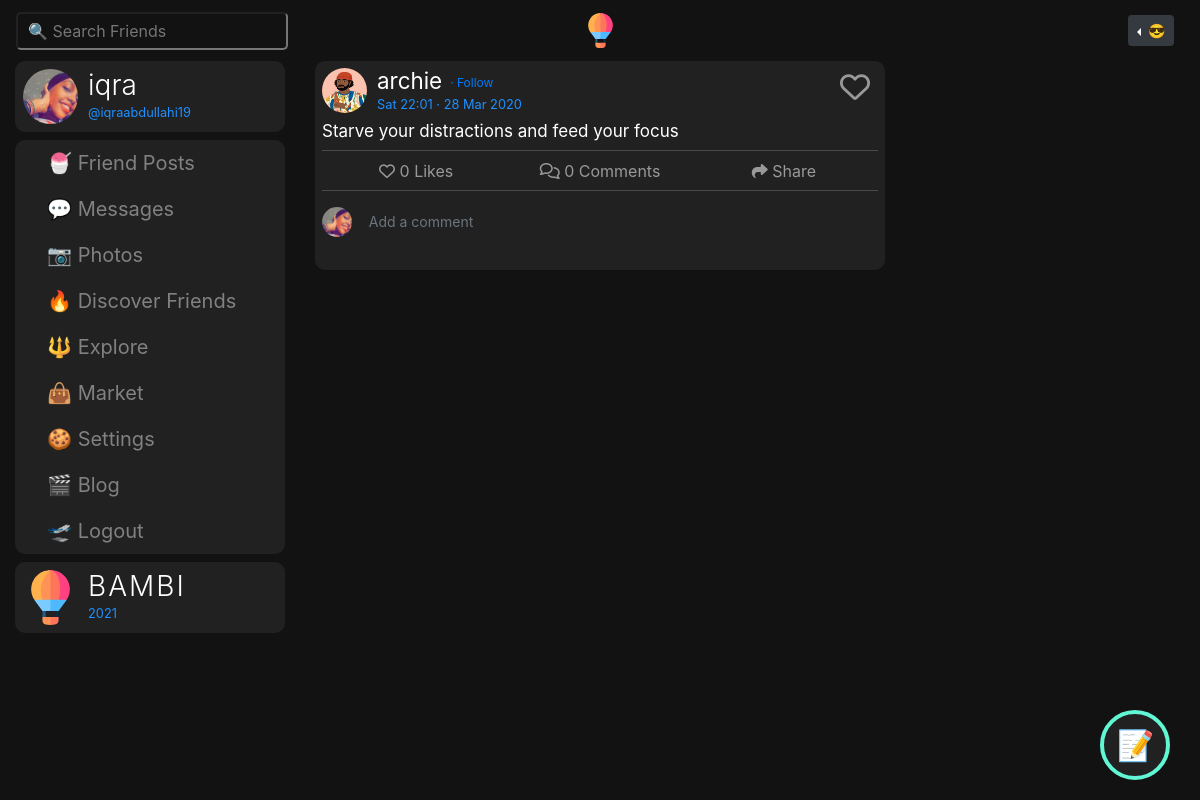
The page /post/1 (signed in) on the database as committed earlier.
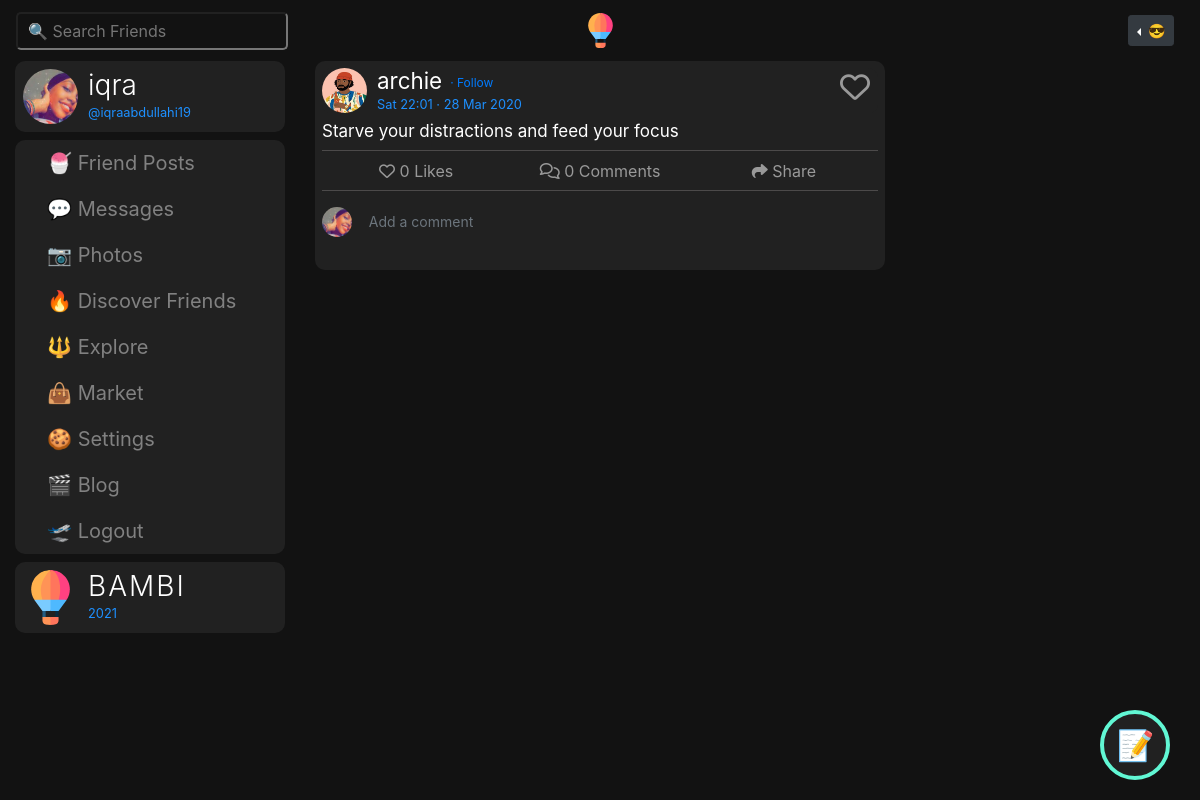
The same page on the database as committed later.
### bambiv3/models.py (models this page shows, shortened)
class User(db.Model, UserMixin):
	id = db.Column(db.Integer, primary_key=True)
	username = db.Column(db.String(20), unique=True, nullable=False)
	email = db.Column(db.String(120), unique=True, nullable=False)
	image_file = db.Column(db.String(20), nullable=False, default='default.jpg')
	password = db.Column(db.String(60), nullable=False)
	last_seen = db.Column(db.DateTime, default=datetime.utcnow)
	date_joined = db.Column(db.DateTime, nullable=False, default=datetime.utcnow)
	department = db.Column(db.String(20), nullable=False)
	student_number = db.Column(db.Integer(), unique=True, nullable=False)
	age = db.Column(db.DateTime, nullable=False)
	gender = db.Column(db.String(20), nullable=False)
	country = db.Column(db.String(20), nullable=False)
	hobby = db.Column(db.String(20), nullable=False)
	bio = db.Column(db.String(120), nullable=True)
	private = db.Column(db.Boolean, default=False, nullable=False)
	single = db.Column(db.Boolean, default=False, nullable=False)
	snapchat = db.Column(db.String(20),default=False, nullable=False)
	instagram = db.Column(db.String(20),default=False, nullable=False)
	posts = db.relationship('Post', backref='author', lazy=True, cascade="all, delete-orphan")
	products = db.relationship('Product', backref='author', lazy=True, cascade="all, delete-orphan")
	comments = db.relationship("Comment", backref="author", lazy="dynamic", cascade="all, delete-orphan")
	followed = db.relationship(
		'User', secondary=followers,
		primaryjoin=(followers.c.follower_id == id),
		secondaryjoin=(followers.c.followed_id == id),
		backref=db.backref('followers', lazy='dynamic'), lazy='dynamic')
	messages_sent = db.relationship('Message',
									foreign_keys='Message.sender_id',
									backref='author', lazy='dynamic', cascade="all, delete-orphan")
	messages_received = db.relationship('Message',
										foreign_keys='Message.recipient_id',
										backref='recipient', lazy='dynamic', cascade="all, delete-orphan")
	last_message_read_time = db.Column(db.DateTime)
	def is_following(self, user):
		return self.followed.filter(followers.c.followed_id == user.id).count() > 0
	def has_liked_post(self, post):
		return PostLike.query.filter(
			PostLike.user_id == self.id,
			PostLike.post_id == post.id).count() > 0
	def new_messages(self):
		last_read_time = self.last_message_read_time or datetime(1900, 1, 1)
		return Message.query.filter_by(recipient=self).filter(
			Message.timestamp > last_read_time).count()

class Post(db.Model):
	id = db.Column(db.Integer, primary_key=True)
	title = db.Column(db.String(100)) #nullable=False
	date_posted = db.Column(db.DateTime, nullable=False, default=datetime.utcnow)
	content = db.Column(db.Text, nullable=False)
	image = db.Column(db.String(20))
	anonymous = db.Column(db.Boolean, default=False, nullable=False)
	user_id = db.Column(db.Integer, db.ForeignKey('user.id'), nullable=False)
	likes = db.relationship('PostLike', backref='post', lazy='dynamic')
	comments = db.relationship("Comment", backref="post", lazy="dynamic", cascade="all, delete-orphan")

### bambiv3/routes.py (the view)
@app.route('/post/<int:post_id>', methods=["GET", "POST"])
@login_required
def post(post_id):
	post = Post.query.get_or_404(post_id)
	users = User.query.all()
	form = CommentForm()
	if form.validate_on_submit():
		comment = Comment(body=form.body.data, post=post, author=current_user)
		db.session.add(comment)
		db.session.commit()
		flash('Your comment has been published.')
		return redirect(url_for('post', post_id=post.id))
	return render_template('post.html',title=post.title, post=post, form=form, users=users)

### bambiv3/forms.py
class CommentForm(FlaskForm):
	body = StringField(('comment'), validators=[DataRequired(), Length(min=0, max=140)])
	submit = SubmitField('🛫 Post')

### bambiv3/models.py (called while the page is built)
@login_manager.user_loader
def load_user(user_id):
	return User.query.get(int(user_id))

### bambiv3/routes.py (called while the page is built)
@app.before_request
def before_request():
	if current_user.is_authenticated:
		current_user.last_seen = datetime.utcnow()
		db.session.commit()

### bambiv3/templates/post.html (shortened to what this page needs)
{% extends "layout.html" %}
{% block content %}
<div class="container-fluid">
  <div class="row">
    <div class="col-lg-3 d-none d-lg-block position-fixed">
      {% if current_user.is_authenticated %}
      <a href="{{ url_for('user_posts',username=current_user.username) }}" style="text-decoration:none;">
      <header class="mb-2">
        <img src="{{ url_for('static', filename='profile_pics/' + current_user.image_file) }}" alt="default profile" class="profile-thumbnail">
        <div class="profile-name">
          <h3>{{current_user.username}}</h3>
          <small>@{{current_user.email.split("@")[0] | lower}}</small>
        </div>
      </header>
    </a>
    <div class="menu mb-2" style="background:#212121;border-radius:10px;">
      <a class="dropdown-item" href="{{ url_for('f_posts') }}"> 🍧 Friend Posts</a>
       <a class="dropdown-item" href="{{ url_for('messages') }}"> 💬 Messages {% set new_messages = current_user.new_messages() %}</a>
      <a class="dropdown-item" href="{{ url_for('photos') }}"> 📷 Photos</a>
      <a class="dropdown-item" href="{{ url_for('discover') }}"> 🔥 Discover Friends</a>
      <a class="dropdown-item" href="{{ url_for('explore') }}"> 🔱 Explore</a>
      <a class="dropdown-item" href="{{ url_for('market') }}"> 👜 Market</a>
      <a class="dropdown-item" href="{{ url_for('account') }}"> 🍪 Settings</a>
      <a class="dropdown-item" href="{{ url_for('blog') }}"> 🎬 Blog</a>
      <a class="dropdown-item" href="{{ url_for('logout') }}"> 🛫 Logout</a>
    </div>
  <header>
    <img src="{{ url_for('static', filename='resources/' + 'logo.svg') }}" alt="logo" class="profile-thumbnail">
    <div class="profile-name">
      <h3 class="logo">BAMBI</h3>
      <small id="year"></small>
    </div>
  </header>
  {% endif %}
</div>
    <div class="col-lg-6 offset-lg-3 mb-4">
    <div class="post">
      <header class="pb-0" style="padding:0;">
          {% if not post.anonymous %}
          <img src="{{ url_for('static', filename='profile_pics/' + post.author.image_file) }}" alt="profile pic" class="profile-thumbnail" data-toggle="popover" data-content="😎 : I'm from {{post.author.country}} and I study {{post.author.department}}. I am Interested in {{post.author.hobby}}">
        {% else %}
        <a href="{{url_for('anonymous')}}">
          <img src="{{ url_for('static', filename='resources/' + 'ghost.jpg') }}" alt="profile pic" class="profile-thumbnail"></a>
        {% endif %}
          <div class="profile-name">
            {% if not post.anonymous %}
              <h3 data-toggle="popover"><a href="{{url_for('user_posts', username=post.author.username)}}" style="color:#fff;">  {{post.author.username}}
             </a> {% if post.author != current_user and not current_user.is_following(post.author) %}<a class="pt-2 pl-2" href="{{ url_for('follow', username=post.author.username) }}" style="font-size:12px;text-decoration:none;">· Follow</a>{% endif %}</h3>
             {% set words = post.content.split() %}
            <small>
            {{post.date_posted.strftime('%a %H:%M · %d %b %Y')}}
            </small>
           {% else %}
           <a href="{{url_for('anonymous')}}" style="color:#fff;"><h3 data-toggle="popover">anonymous</h3></a>
             <small>@anonymous</small>
           {% endif %}
          </div>
          <div class="follow-btn mr-2 mt-1">
            {% if post.author != current_user %}
              {% if current_user.has_liked_post(post) %}
                <a href="{{ url_for('like_action', post_id=post.id, action='unlike') }}" style="text-decoration:none;font-size:30px;margin-top:-7px;"><i class="fas fa-heart" style="color:red" title="unlike"></i></a>
              {% else %}
                <a href="{{ url_for('like_action', post_id=post.id, action='like') }}" style="text-decoration:none;font-size:30px;margin-top:-7px;"><i class="far fa-heart" style="color:#999" title="like"></i></a>
              {% endif %}
            {% endif %}
          </div>
        </header>
        <div id="inner">
          <p>
            {{post.content| safe | urlize(40, target='_blank')}}
          </p>
            <div class="text-center like-comment-share" style="border-top:1px solid #4c4a4a;border-bottom:1px solid #4c4a4a;font-size:25px;font-weight:700">
               <a class="btn" data-toggle="popover" " style="color:#999;width:30%;">
                {% if current_user.is_authenticated and current_user.has_liked_post(post) %}
                    <i class="fas fa-heart" style="color:red"></i>
                  {% else %}
                    <i class="far fa-heart"></i>
                  {% endif %}
                {{ post.likes.count() }} Likes
              </a>
                <a class="btn" style="color:#999;width:34%;"><i class="far fa-comments"></i> {{post.comments.count()}} Comments</a>
                <a class="btn" style="color:#999;width:30%;"><i class="fas fa-share"></i> Share</a>
            </div>
          <div class="comments mt-2">
            <form method="POST" action="" enctype="multipart/form-data">
              <div class="row">
                <div class="col-1">
                  <img src="{{ url_for('static', filename='profile_pics/' + current_user.image_file) }}" style="width:30px;height:30px;border-radius:50%;margin-top:8px;">
                </div>
                <div class="col-11" style="margin-left:-10px">
                  {{ form.body(placeholder="Add a comment", class="form-control form-control-sm comment-styles") }}
                </div>
              </div>
          </form>
          </div>
        </div>
    </div>
{% endblock content %}

### bambiv3/templates/layout.html (shortened to what this page needs)
<!doctype html>
<html lang="en">
  <head>
    <link rel="stylesheet" href="https://stackpath.bootstrapcdn.com/bootstrap/4.3.1/css/bootstrap.min.css">
    <link rel="stylesheet" type="text/css" href="{{ url_for('static', filename='main.css') }}">
  </head>
  <body>
<nav class="navbar navbar-expand-md navbar-dark sticky-top">
    <div class="navbar-collapse collapse w-100 order-1 order-md-0 dual-collapse2">
        <ul class="navbar-nav mr-auto">
            <li>
               <div class="d">
                <input type="text" placeholder="🔍 Search Friends" id="search" onkeyup="filterFunction()" onclick="search()" class="dropbtn">
            </div>
            </li>
        </ul>
    </div>
    <div class="mx-auto order-0">
      <a class="navbar-brand mx-auto d-none d-lg-block" href="{{ url_for('home') }}">
        <img src="{{ url_for('static', filename='resources/' + 'logo.svg') }}" width="35" height="35" class="d-inline-block align-top" alt="">
      </a>
  </div>
    <div class="navbar-collapse collapse w-100 order-3 dual-collapse2 settings">
        <ul class="navbar-nav ml-auto">
          {% if current_user.is_authenticated %}
          <li>
            <div class="dropdown dropleft">
            <button class="btn  btn-sm btn-dark dropdown-toggle" type="button" id="dropdownMenuButton" data-toggle="dropdown" aria-haspopup="true" aria-expanded="false">
               <span>😎</span>
            </button>
              {% set new_messages = current_user.new_messages() %}
          </div>
          </li>
          {% else %}
            <li class="nav-item">
              <a  class="btn btn-sm btn-outline-primary" href="{{ url_for('login') }}" style="color:#F9E9C8;text-decoration: none;"> 😇 Log In</a>
              <a  class="btn btn-sm btn-outline-success" href="{{ url_for('register') }}" style="color:#F9E9C8;text-decoration: none;"> 👽 Sign Up</a>
            </li>
          {% endif %}
        </ul>
    </div>
</nav>
  {% block content %} {% endblock %}
  {% if current_user.is_authenticated %}
      <div id="new_post" class="d-none d-lg-block">
          <button class="post_btn"><a href="{{ url_for('new_post') }}" style="color:#F9E9C8;" data-toggle="popover" data-content="🍌: Add Longer Posts with Titles">📝</a></button>
        </div>
       {% set new_messages = current_user.new_messages() %}
    {% endif %}
  </body>
</html>

### bambiv3/static/main.css (style rules this page uses)
body { background:#121212; color:#fff; }
nav { background:#121212; }
.settings li { padding-right:10px; }
.logo { color:#fff; letter-spacing:2px; }
.about span, small { color:#1e90ff; }
#search { box-sizing: border-box; background-position: 14px 12px; font-size: 16px; padding: 5px 10px 5px 10px; background: transparent; color: #F9E9C8; border-radius: 5px; }
.d { position: relative; display: inline-block; }
h3 { font-weight: 300; }
header { display: flex; flex-direction: row; color:#fff; background:#212121; border-radius:10px; padding:8px; cursor:pointer; }
header .profile-thumbnail { width: 55px; height: 55px; border-radius: 50%; }
header .profile-name { display: flex; flex-direction:column; margin-left: 10px; }
header .follow-btn { display: flex; margin: 0 0 0 auto; }
header h3, header h4 { display: flex; margin: 0; }
#inner p { margin-bottom:5px; font-size: 17px; color:#fff; }
.post { background:#212121; border-radius:10px; padding:7px; }
.post .profile-thumbnail { width: 45px; height: 45px; }
.post h3 { font-weight: 400; font-size: 1.4rem; }
.post_btn { background-color : #000; color: #F9E9C8; padding: 10px 20px; border:none; outline:none; border:2px solid #F9E9C8; padding: 2px; border-radius: 50%; height:70px; width:70px; }
#new_post { position: fixed; bottom: 20px; right: 30px; }
.menu a { padding: 8px 8px 8px 32px; text-decoration: none; font-size: 20px; color: #818181; display: block; transition: 0.3s; }
.comment-styles { background:none; border:none; border-radius:5px; outline:none; width:90%; height: 35px; color:#fff; margin-top:5px; }
.post_btn { background-color: #212121; color: #F9E9C8; outline: none; border: 4px solid #61f7d4;; padding: 2px; border-radius: 50%; height: 70px; width: 70px; font-size: 30px; }

Rows that differ between the two databases and show on the page:
changed User "iqra": image_file: a different picture
